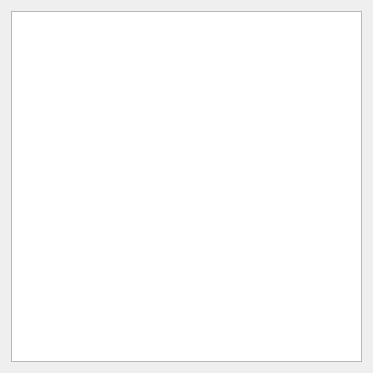
<?xml version="1.0" encoding="UTF-8"?>
<ui version="4.0">
 <class>QtDialog</class>
 <widget class="QDialog" name="QtDialog">
  <property name="geometry">
   <rect>
    <x>0</x>
    <y>0</y>
    <width>373</width>
    <height>373</height>
   </rect>
  </property>
  <property name="windowTitle">
   <string>CppQTableViewExample5</string>
  </property>
  <layout class="QVBoxLayout" name="verticalLayout">
   <item>
    <widget class="QTableView" name="table"/>
   </item>
  </layout>
 </widget>
 <layoutdefault spacing="6" margin="11"/>
 <resources/>
 <connections/>
</ui>
